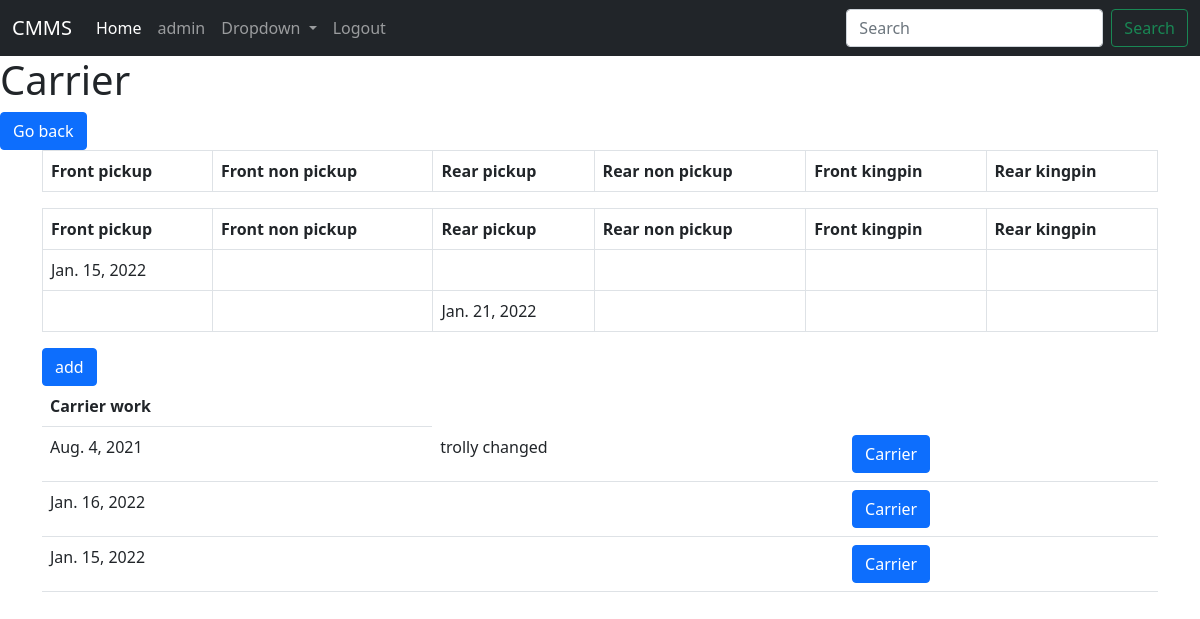
The page /history/list/1 (signed in) on the database its author committed.
### history/models.py (models this page shows, shortened)
class Carrier(models.Model):
    carrier_num = models.ForeignKey(Carrier_number,default=1, on_delete=models.SET_DEFAULT)
    created = models.DateTimeField(auto_now_add=True)
    work_done = models.TextField(blank=True)
    changed_date = models.DateField()
    carrier_slug = models.SlugField(max_length=100, default=1 )
    front_pickup_trolly = models.DateField(null=True, blank=True)
    front_rear_trolly = models.DateField(null=True, blank=True)
    rear_pickup_trolly = models.DateField(null=True, blank=True)
    rear_nonpickup_trolly = models.DateField(null=True, blank=True)
    front_kingpin = models.DateField(null=True, blank=True)
    rear_kingpin = models.DateField(null=True, blank=True)

### history/views.py (the view, shortened to what this page needs)
# urls.py: path('list/<int:carrier_num>', CarrierView.as_view(), name='carrier'),
class CarrierView(ListView):
    model = Carrier
    template_name = 'carrier.html'
    context_object_name = 'carrier'
    def get_queryset(self):
        return Carrier.objects.filter(carrier_num=self.kwargs['carrier_num'])

### history/models.py (called while the page is built)
    def __str__(self):
        return str(self.carrier_num)

### history/templates/carrier.html
{% extends "main.html"%}
{% block content%}
<h1> Carrier {{carrier_num}} </h1>
<a class = "btn btn-primary" href="{{request.META.HTTP_REFERER}}">Go back</a>
<div class="container">
    {% for carrier in object_list %}
        {%if carrier.front_pickup_trolly != null or carrier.front_rear_trolly != null or carrier.rear_pickup_trolly != null or carrier.rear_rear_trolly != null or carrier.front_kingpin != null or carrier.rear_kingpin != null%}
    <table class="table table-bordered table-hover">
        <thead>
            <tr>
                <th scope="col">Front pickup</th>
                <th scope="col">Front non pickup</th>
                <th scope="col">Rear pickup</th>
                <th scope="col">Rear non pickup</th>
                <th scope="col">Front kingpin</th>
                <th scope="col">Rear kingpin</th>
            </tr>
        </thead>
        {%endif%}
        {%endfor%}
        <tbody>
            {% for carrier in object_list %}
                {%if carrier.front_pickup_trolly != null or carrier.front_rear_trolly != null or carrier.rear_pickup_trolly != null or carrier.rear_rear_trolly != null or carrier.front_kingpin != null or carrier.rear_kingpin != null%}
                    <tr>
                    <td>{%if carrier.front_pickup_trolly != null %}{{carrier.front_pickup_trolly}}{%endif %}</td>
                    <td>{% if carrier.front_rear_trolly != null %}{{carrier.front_rear_trolly}}{%endif%}</td>
                    <td>{%if carrier.rear_pickup_trolly != null%}{{carrier.rear_pickup_trolly}}{%endif%}</td>
                    <td>{%if carrier.rear_nonpickup_trolly != null%}{{carrier.rear_nonpickup_trolly}}{%endif%}</td>
                    <td>{%if carrier.front_kingpin != null%}{{carrier.front_kingpin}}{%endif%}</td>
                    <td>{%if carrier.rear_kingpin != null%}{{carrier.rear_kingpin}}{%endif%}</td>
                    </tr>
                    {% endif %}
            {% endfor%}
        </tbody>
    </table>
</div>
<div class="container">
<table class="table table-hover table-">
    <tr> <th scope="row">Carrier work</th>
    </tr>
    {% for carrier in object_list %}
    {% if carrier.work_done != blank %}
    <tr class="">
        <td>
            {{carrier.changed_date}}</td>
            <td>{{carrier.work_done}}</td>
            <td> <a class="btn btn-primary" href=""> Carrier </a> </td>
    </tr>{%endif%}
    {% if forloop.counter == 1  %}
    <a class="btn btn-primary" href="{% url 'addcarrier' carrier.carrier_num %}"> add </a>
    {% endif %}
    {% endfor %}
</table>
</div>
{% endblock %}

### history/templates/main.html (shortened to what this page needs)
<!doctype html>
<html lang="en">
  <head>
    <link href="https://cdn.jsdelivr.net/npm/bootstrap@5.0.0-beta3/dist/css/bootstrap.min.css" rel="stylesheet">
  </head>
  <nav class="navbar navbar-expand-lg navbar-dark bg-dark  ">
    <div class="container-fluid">
      <a class="navbar-brand " href="#">CMMS</a>
      <div class="collapse navbar-collapse" id="navbarSupportedContent">
        <ul class="navbar-nav me-auto mb-1 mb-lg-0 ">
          <li class="nav-item">
            <a class="nav-link active " aria-current="page" href="{% url 'task'%}">Home</a>
          </li>
          <li class="nav-item">
            <a class="nav-link " href="#">{{request.user}}</a>
          </li>
          <li class="nav-item dropdown">
            <a class="nav-link dropdown-toggle " href="#" id="navbarDropdown" role="button" data-bs-toggle="dropdown" aria-expanded="false">
              Dropdown
            </a>
          </li>
          <li class="nav-item">
            <a class="nav-link  " href="{% url 'logout'%}" tabindex="-1" aria-disabled="true">Logout</a>
          </li>
        </ul>
        <form class="d-flex">
          <input class="form-control me-2" type="search" placeholder="Search" aria-label="Search">
          <button class="btn btn-outline-success d-lg-inline-block   " type="submit">Search</button>
        </form>
      </div>
    </div>
  </nav>
  <body>
    <div>
        {%block content %}
        {%endblock content %}
    </div>
  </body>
</html>

### rows shown on the page
Carrier: shows "Front pickup", front_pickup_trolly "Jan. 15, 2022", changed_date "Jan. 16, 2022"
Carrier: shows "Front pickup", rear_pickup_trolly "Jan. 21, 2022", changed_date "Jan. 15, 2022"
Carrier: changed_date "Aug. 4, 2021", work_done "trolly changed", shows "add"

### other values the page prints
{{ request.user }} "admin"
